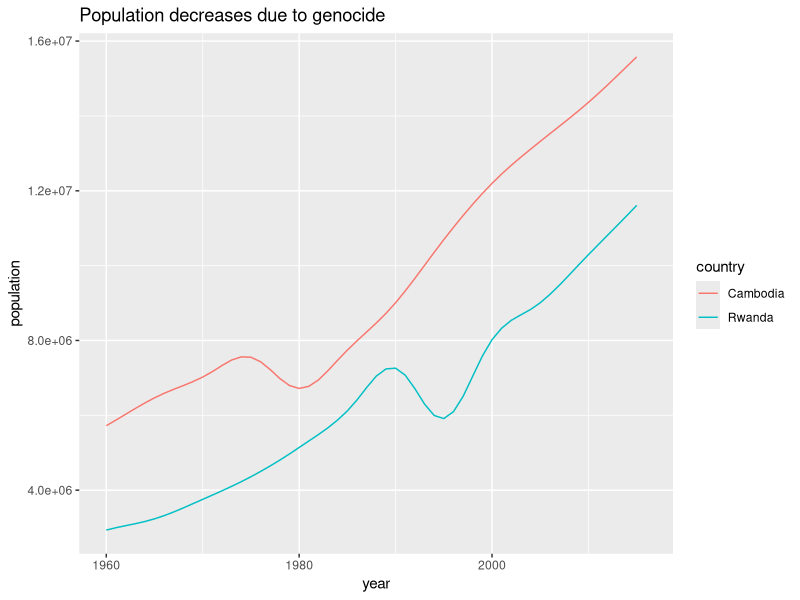

The R source for this figure:
library(dslabs)
library(tidyverse)
library(gtools)

data("gapminder")

gapminder %>% filter(country %in% c("Cambodia", "Rwanda")) %>% 
  group_by(country) %>% 
  ggplot(aes(x = year, y = population, color = country)) + geom_line() + 
  ggtitle("Population decreases due to genocide") + xlab("year") +
  ylab("population")
